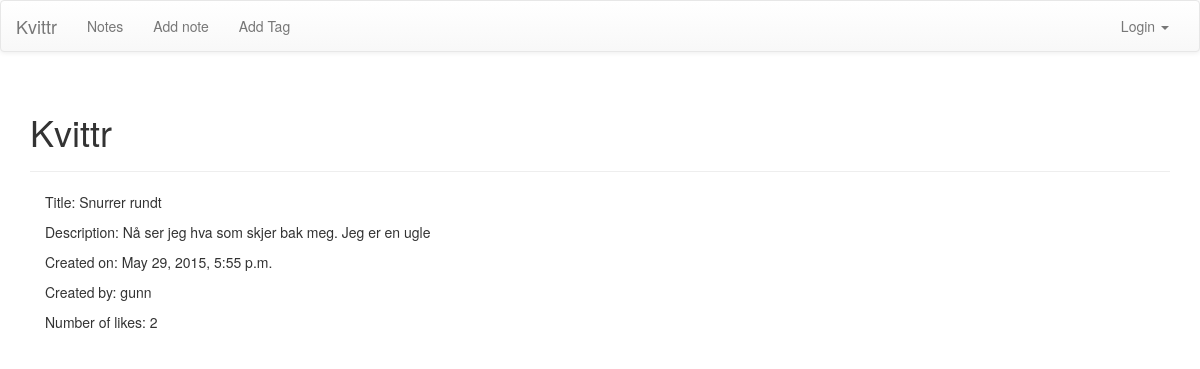
Before: /notes/detailnote/?id=21 with the older database file.
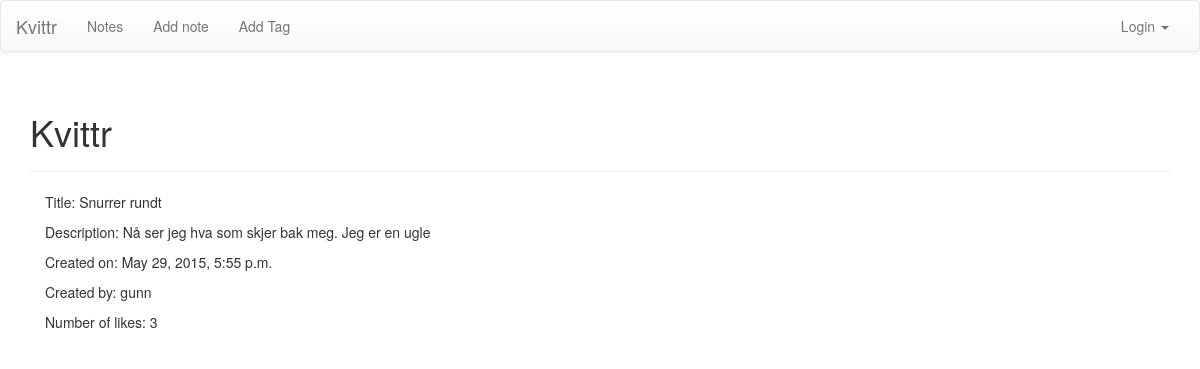
After: the same page with the newer database file.
### notes/models.py (models this page shows, shortened)
class Note(models.Model):
	label = models.CharField(max_length = 30)
	body = models.TextField()
	timestamp = models.DateTimeField(auto_now_add=True)
	tags = models.ManyToManyField('Tag', related_name='notes')
	author = models.ForeignKey(User)
	num_likes = models.PositiveIntegerField(default=0)

### notes/views.py (the view)
def detail_note(request):
	id = request.GET.get('id', None)
	if id is not None:
		note = get_object_or_404(Note, id=id)
	else:
		note = None
	context={
		'note': note
		}
	return render(request,'notes/detailnote.html', context)

### templates/notes/detailnote.html (shortened to what this page needs)
{% extends 'base.html'%}
{% block pagecontent %}
<div class="row">
	<div class="container">
		<div class="col-sm-12">
			<p>Title: {{ note.label }}</p>
			<p>Description: {{ note.body }}</p>
			<p>Created on: {{note.timestamp}}</p>
			<p>Created by: {{note.author}} </p>
			<p>Number of likes: {{ note.num_likes }}</p>
		</div>
	</div>
</div>
{% endblock pagecontent %}

Changed rows visible on the page:
changed Note "Snurrer rundt": num_likes "2" → "3"
